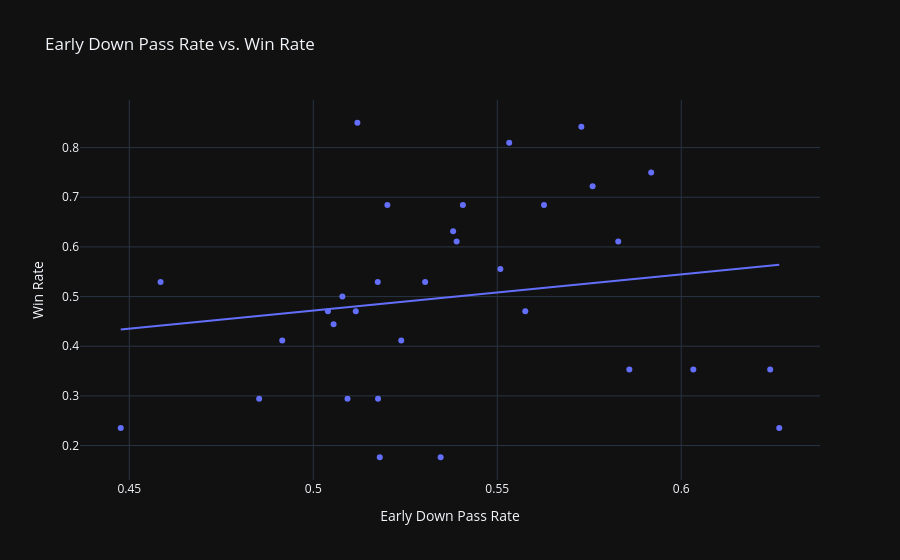

Notebook cell for this chart:
### Code cell
# Plot early down pass rate vs win rate
fig = px.scatter(
    study_df,
    x='pass_rate',
    y='win_rate',
    hover_data=['posteam'],
    trendline='ols',
    title='Early Down Pass Rate vs. Win Rate',
    labels={
        'pass_rate': 'Early Down Pass Rate',
        'win_rate': 'Win Rate'
    }
)

fig.show()

### Figure 1 — Plotly figure (JSON) as saved in the notebook; plotly's stock layout.template omitted (floating-point values rounded to 4 significant figures)
{"data": [{"customdata": [["ARI"], ["ATL"], ["BAL"], ["BUF"], ["CAR"], ["CHI"], ["CIN"], ["CLE"], ["DAL"], ["DEN"], ["DET"], ["GB"], ["HOU"], ["IND"], ["JAX"], ["KC"], ["LA"], ["LAC"], ["LV"], ["MIA"], ["MIN"], ["NE"], ["NO"], ["NYG"], ["NYJ"], ["PHI"], ["PIT"], ["SEA"], ["SF"], ["TB"], ["TEN"], ["WAS"]], "hovertemplate": "Early Down Pass Rate=%{x}<br>Win Rate=%{y}<br>posteam=%{customdata[0]}<extra></extra>", "legendgroup": "", "marker": {"color": "#636efa", "symbol": "circle"}, "mode": "markers", "name": "", "orientation": "v", "showlegend": false, "x": [0.6266, 0.504, 0.4585, 0.5201, 0.5055, 0.538, 0.6033, 0.5176, 0.5239, 0.5729, 0.5175, 0.5079, 0.5407, 0.5576, 0.5759, 0.6242, 0.5918, 0.5829, 0.5346, 0.4916, 0.5304, 0.5533, 0.5859, 0.4853, 0.4477, 0.539, 0.5508, 0.512, 0.5627, 0.5116, 0.5181, 0.5093], "xaxis": "x", "y": [0.2353, 0.4706, 0.5294, 0.6842, 0.4444, 0.6316, 0.3529, 0.2941, 0.4118, 0.8421, 0.5294, 0.5, 0.6842, 0.4706, 0.7222, 0.3529, 0.75, 0.6111, 0.1765, 0.4118, 0.5294, 0.8095, 0.3529, 0.2941, 0.2353, 0.6111, 0.5556, 0.85, 0.6842, 0.4706, 0.1765, 0.2941], "yaxis": "y", "type": "scatter"}, {"hovertemplate": "<b>OLS trendline</b><br>win_rate = 0.728568 * pass_rate + 0.107387<br>R<sup>2</sup>=0.026256<br><br>Early Down Pass Rate=%{x}<br>Win Rate=%{y} <b>(trend)</b><extra></extra>", "legendgroup": "", "marker": {"color": "#636efa", "symbol": "circle"}, "mode": "lines", "name": "", "showlegend": false, "x": [0.4477, 0.4585, 0.4853, 0.4916, 0.504, 0.5055, 0.5079, 0.5093, 0.5116, 0.512, 0.5175, 0.5176, 0.5181, 0.5201, 0.5239, 0.5304, 0.5346, 0.538, 0.539, 0.5407, 0.5508, 0.5533, 0.5576, 0.5627, 0.5729, 0.5759, 0.5829, 0.5859, 0.5918, 0.6033, 0.6242, 0.6266], "xaxis": "x", "y": [0.4335, 0.4414, 0.461, 0.4655, 0.4746, 0.4757, 0.4774, 0.4784, 0.4801, 0.4804, 0.4844, 0.4845, 0.4848, 0.4863, 0.4891, 0.4938, 0.4969, 0.4994, 0.5001, 0.5013, 0.5087, 0.5105, 0.5137, 0.5174, 0.5248, 0.527, 0.5321, 0.5343, 0.5386, 0.5469, 0.5621, 0.5639], "yaxis": "y", "type": "scatter"}], "layout": {"xaxis": {"anchor": "y", "domain": [0.0, 1.0], "title": {"text": "Early Down Pass Rate"}}, "yaxis": {"anchor": "x", "domain": [0.0, 1.0], "title": {"text": "Win Rate"}}, "legend": {"tracegroupgap": 0}, "title": {"text": "Early Down Pass Rate vs. Win Rate"}}}
